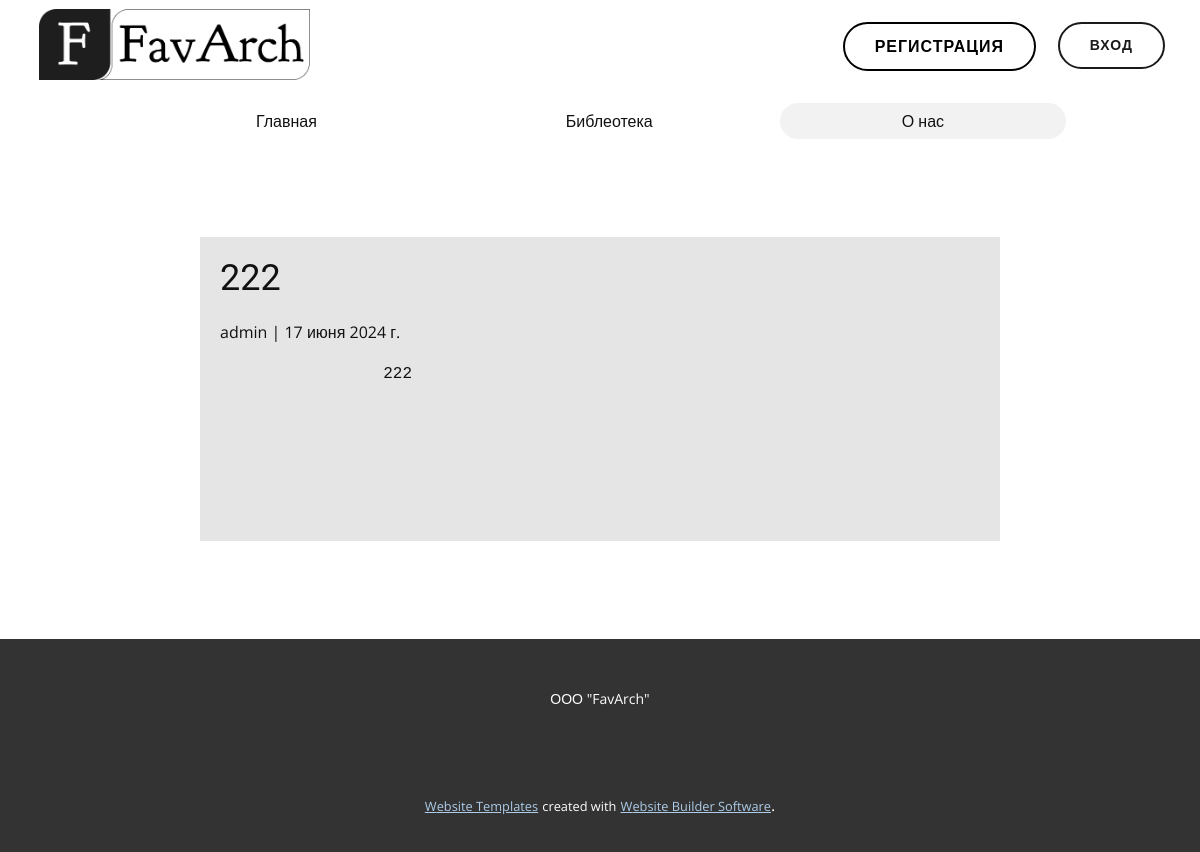
The app's page /article/9/ with its own data.
### Site/models.py (models this page shows, shortened)
class Article(models.Model):
    title = models.CharField(max_length=255)
    author = models.ForeignKey(User, on_delete=models.CASCADE)
    date = models.DateField(auto_now_add=True)
    premiere = models.TextField()
    text = models.TextField()

### Site/views.py (the view)
# urls.py: path('article/<int:article_id>/', views.article_detail, name='article_detail'),
def article_detail(request, article_id):
    article = get_object_or_404(Article, pk=article_id)
    context = {'article': article}
    return render(request, 'Site/article_detail.html', context)

### Site/templates/Site/article_detail.html (shortened to what this page needs)
{% load static %}
<html style="font-size: 16px;" lang="ru"><head>
    <link rel="stylesheet" href="{% static 'Site/css/main.css' %}" media="screen">
    <link rel="stylesheet" href="{% static 'Site/css/О-нас.css' %}" media="screen">
     <link rel="stylesheet" href="{% static 'Site/css/style.css' %}" media="screen">
  <meta data-intl-tel-input-cdn-path="intlTelInput/"></head>
  <body data-path-to-root="./" data-include-products="true" class="u-body u-stick-footer u-xl-mode" data-lang="ru"><header class=" u-clearfix u-header u-section-row-container" id="sec-7fbc" style="" data-animation-name="" data-animation-duration="0" data-animation-delay="0" data-animation-direction=""><div class="u-section-rows">
        <div class="u-clearfix u-section-row u-section-row-1" data-animation-name="" data-animation-duration="0" data-animation-delay="0" data-animation-direction="" id="sec-1765">
          <div class="u-clearfix u-sheet u-valign-middle-lg u-valign-middle-md u-valign-middle-sm u-sheet-1">
            <a href="" class="u-hidden-xs u-image u-logo u-image-2" data-image-width="620" data-image-height="163">
              <img src="{% static 'Site/img/Logo.png'%}" class="u-logo-image u-logo-image-2">
            </a>
            {% if user.is_authenticated %}
                    <form action="{% url 'logout' %}" method="post" type="submit" value="Logout">
                    <a class="Btn-prof" href="{% url 'profile' %}">
                        <div class="sign-prof"><svg width="19px" height="19px" viewBox="0 0 24.00 24.00" fill="none" xmlns="http://www.w3.org/2000/svg"><g  stroke-width="0"></g><g gstroke-linecap="round" stroke-linejoin="round" stroke="#CCCCCC" stroke-width="0.096"></g><g> <path d="M16 7C16 9.20914 14.2091 11 12 11C9.79086 11 8 9.20914 8 7C8 4.79086 9.79086 3 12 3C14.2091 3 16 4.79086 16 7Z" stroke="#000000" stroke-width="2" stroke-linecap="round" stroke-linejoin="round"></path> <path d="M12 14C8.13401 14 5 17.134 5 21H19C19 17.134 15.866 14 12 14Z" stroke="#000000" stroke-width="2" stroke-linecap="round" stroke-linejoin="round"></path> </g></svg></div>
                        <div class="text-prof">{{ user.username }}</div>
                    </a>
                        {% csrf_token %}
                    <button class="Btn-logout">
                    <div class="sign-logout"><svg viewBox="0 0 512 512"><path d="M377.9 105.9L500.7 228.7c7.2 7.2 11.3 17.1 11.3 27.3s-4.1 20.1-11.3 27.3L377.9 406.1c-6.4 6.4-15 9.9-24 9.9c-18.7 0-33.9-15.2-33.9-33.9l0-62.1-128 0c-17.7 0-32-14.3-32-32l0-64c0-17.7 14.3-32 32-32l128 0 0-62.1c0-18.7 15.2-33.9 33.9-33.9c9 0 17.6 3.6 24 9.9zM160 96L96 96c-17.7 0-32 14.3-32 32l0 256c0 17.7 14.3 32 32 32l64 0c17.7 0 32 14.3 32 32s-14.3 32-32 32l-64 0c-53 0-96-43-96-96L0 128C0 75 43 32 96 32l64 0c17.7 0 32 14.3 32 32s-14.3 32-32 32z"></path></svg></div>
                    <div class="text-logout">Выйти</div>
                    </button>
                    </form>
              {% else %}
                <a href="{% url 'login' %}" class="u-border-2 u-border-grey-90 u-border-hover-black u-btn u-btn-round u-button-style u-hidden-md u-hidden-sm u-hidden-xs u-hover-black u-none u-radius u-btn-1">Вход</a>
                <a href="{% url 'register' %}" class="u-border-2 u-border-black u-border-hover-black u-btn u-btn-round u-button-style u-hidden-md u-hidden-sm u-hidden-xs u-hover-black u-none u-radius u-btn-2">Регистрация</a>
              {% endif %}
          </div>
        </div>
        <div class="u-hidden-md u-hidden-sm u-hidden-xs u-section-row u-section-row-2" id="sec-362f">
          <div class="u-clearfix u-sheet u-valign-middle u-sheet-2">
            <nav class="u-align-center u-hidden-md u-hidden-sm u-hidden-xs u-menu u-menu-one-level u-offcanvas u-menu-2">
              <div class="u-custom-menu u-nav-container">
                <ul class="u-nav u-spacing-5 u-unstyled"><li class="u-nav-item"><a class="u-active-grey-5 u-button-style u-hover-grey-15 u-nav-link u-radius u-white" href="http://127.0.0.1:8000/" style="--radius:50px; padding: 10px 122px;">Главная</a>
</li><li class="u-nav-item"><a class="u-active-grey-5 u-button-style u-hover-grey-15 u-nav-link u-radius u-white" href="http://127.0.0.1:8000/Libary" style="--radius:50px; padding: 10px 122px;">Библеотека</a>
</li><li class="u-nav-item"><a class="u-active-grey-5 u-button-style u-hover-grey-15 u-nav-link u-radius u-white" href="О-нас.html" style="--radius:50px; padding: 10px 122px;">О нас</a>
</li></ul>
              </div>
            </nav>
          </div>
        </div>
      </div></header>
    <section class="u-clearfix u-container-align-center u-section-1" id="sec-f91d">
      <div class="u-clearfix u-sheet u-valign-middle u-sheet-1">
        <div class="u-container-align-center u-container-style u-grey-10 u-group u-group-1">
            <div class="detail">
                <h3>{{article.title}}</h3>
            <span class="u-meta-author u-meta-icon">{{ article.author }} | {{ article.date }}</span>
             <pre style="white-space:pre-wrap;">
                 {{article.text}}
             </pre>
            </div>
        </div>
      </div>
    </section>
    <footer class="u-align-center u-clearfix u-footer u-grey-80 u-footer" id="sec-5ca6"><div class="u-clearfix u-sheet u-sheet-1">
        <p class="u-small-text u-text u-text-variant u-text-1">ООО "FavArch" </p>
      </div></footer>
    <section class="u-backlink u-clearfix u-grey-80">
      <a class="u-link" href="https://nicepage.com/website-templates" target="_blank">
        <span>Website Templates</span>
      </a>
      <p class="u-text">
        <span>created with</span>
      </p>
      <a class="u-link" href="" target="_blank">
        <span>Website Builder Software</span>
      </a>.
    </section>
</body></html>

### Site/static/Site/CSS/О-нас.css (style rules this page uses)
.u-section-1 .u-sheet-1 { min-height: 500px; }
.u-section-1 .u-group-1 { width: 800px; min-height: 304px; height: auto; margin: 60px auto; }
.detail { display: flex; flex-direction: column; padding-left: 20px; }

### records on screen
Article: title "222", author "admin", date "17 июня 2024 г.", text "222"
